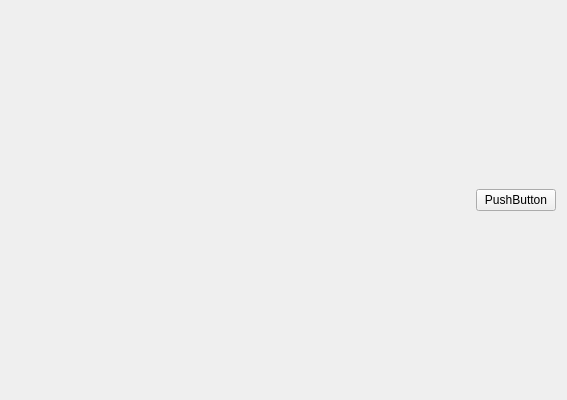
<?xml version="1.0" encoding="UTF-8"?>
<ui version="4.0">
 <class>DocumentEditor</class>
 <widget class="QWidget" name="DocumentEditor">
  <property name="geometry">
   <rect>
    <x>0</x>
    <y>0</y>
    <width>567</width>
    <height>400</height>
   </rect>
  </property>
  <property name="windowTitle">
   <string>Frame</string>
  </property>
  <property name="autoFillBackground">
   <bool>false</bool>
  </property>
  <layout class="QVBoxLayout" name="verticalLayout">
   <item>
    <layout class="QHBoxLayout" name="buttonLayout">
     <item>
      <spacer name="lefthandSpacer">
       <property name="orientation">
        <enum>Qt::Orientation::Horizontal</enum>
       </property>
       <property name="sizeHint" stdset="0">
        <size>
         <width>40</width>
         <height>20</height>
        </size>
       </property>
      </spacer>
     </item>
     <item>
      <widget class="QPushButton" name="saveButton">
       <property name="text">
        <string>PushButton</string>
       </property>
      </widget>
     </item>
    </layout>
   </item>
  </layout>
 </widget>
 <resources/>
 <connections/>
</ui>
